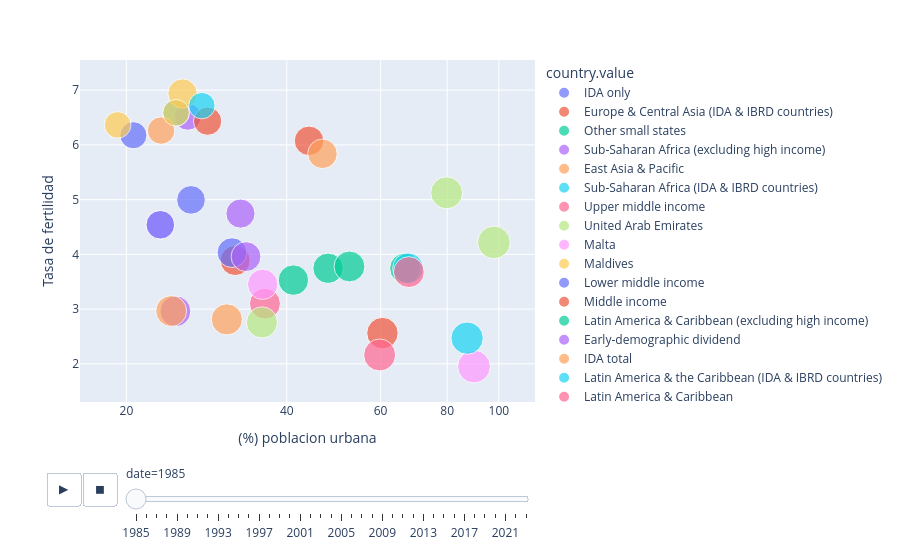

The cell this chart's notebook holds for it:
### Markdown cell above
Despues de analizar todos estos datos historicos sobre la natalidad de distintos paises, se ha podido confirmar una tendencia de la natalidad con respecto a otras variables como el porcentaje de urbanizacion, esperanza de vida, tasa de alfabetizacion adulta, mortalidad materna, entre otras. Esto se realizo a traves de la exploracion de datos y la aplicacion de modelos de Machine Learning.

Primero, se logro demostrar que hay una clara relacion entre el nivel de urbanizacion y la tasa de natalidad. Los graficos de scatterplots y lineas que se hicieron en la exploracion de datos nos muestran que a medida que la urbanizacion va avanzando, la tasa de fertilidad va disminuyendo. Se puede ver que entre los años de 1960 y 1980 la tasa de fertilidad era muy alta a comparacion de la baja urbanizacion que habia, pero segun fueron pasando los años sus papeles se invirtieron, haciendo que la urbanizacion aumente y la tasa de fertilidad disminuya, indicando que tambien estaba bajando la natalidad.

Despues, se pudo comprobar que hay patrones que explican el porque hay grandes diferencias de natalidad en distintos años. En la exploracion de datos se pudo comprobar que variables socioeconomicas (como el porcentaje de urbanizacion y la tasa de alfabetizacion) son grandes responsables de que haya una baja o alta tasa de fertilidad, ya que mientras avanza la urbanizacion (y a su vez la tasa de alfabetizacion) hay un mayor acceso a la educacion y salud, haciendo que haya un desarrollo social disminuyendo asi la tasa de fertilidad.

Se pudo hacer un modelo que logra predecir la tasa de natalidad de un pais en base a sus condiciones socioeconomicas con una precision muy alta. Se probaron varios modelos de Machine Learning (kNN, Decision Tree, Lasso Regression y Random Forest Regressor) donde Random Forest Regressor demostro ser el modelo mas preciso con un R^2 de aproximadamente 0.96, con el MAE y RMSE mas bajo de todos los modelos.

Tambien, pudimos identificar paises que se comportan como outliers (los que no siguen una tendencia general). Algunos paises outliers son: China, Arabia Saudita, Qatar, Libia, Singapur, entre otros. Estos paises son outliers principalmente por factores especificos, como leyes del paises que limitan tener cierta cantidad de hijos, como el desarrollo economico rapido sin un gran avance al desarrollo social, entre otros factores que hicieron que estos paises "alteraran la tendencia general".

Por ultimo, vimos que en las ultimas decadas hubieron cambios importantes respecto a la tasa de natalidad de los paises, ya que en la decada de 1960 era muy normal que hubiera una tasa de fertilidad entre 6 y 7 hijos por mujer, pero para la decada de 2020, la distribucion de la tasa de fertilidad se "invirtio" completamente, concentrandose la tasa de fertilidad entre 1 y 2 hijos por mujer. Estos cambios se deben principalmente a factores como al aumento de la urbanizacion y desarrollo de un pais donde en la exploracion de los datos se pudo ver que mientras avanza el tiempo, los paises se van desarrollando y por consecuencia hay una bajada en las tasas de fertilidad de estos.

En resumen, estos analisis nos demostraron que el avance y desarrollo de los paises (y sociedades) contribuyen en gran medida a la reduccion de las tasas de natalidad y fertilidad. Vimos que el modelo Random Forest Regressor es la herramienta mas eficaz para estimar las tasas de fertilidad y natalidad de un pais.

### Code cell
# Referencia: https://plotly.com/python/animations/

import plotly.express as px

df_sort = df_pivot2.copy().dropna()
df_sort = df_sort.sort_values(by='date', ascending=True)

# Mapa interactivo 
px.scatter(df_sort, x="(%) poblacion urbana", y="Tasa de fertilidad", animation_frame="date", animation_group="country.value",
           size="Esperanza de vida (años)", color="country.value", hover_name="country.value",
           log_x=True, size_max=25)

### Figure 1 — Plotly figure (JSON) as saved in the notebook; plotly's stock layout.template omitted (floating-point values rounded to 4 significant figures)
{"data": [{"hovertemplate": "<b>%{hovertext}</b><br><br>country.value=IDA only<br>date=1985<br>(%) poblacion urbana=%{x}<br>Tasa de fertilidad=%{y}<br>Esperanza de vida (años)=%{marker.size}<extra></extra>", "hovertext": ["IDA only"], "ids": ["IDA only"], "legendgroup": "IDA only", "marker": {"color": "#636efa", "size": [50.4], "sizemode": "area", "sizeref": 0.1371, "symbol": "circle"}, "mode": "markers", "name": "IDA only", "orientation": "v", "showlegend": true, "type": "scatter", "x": [20.62], "xaxis": "x", "y": [6.177], "yaxis": "y"}, {"hovertemplate": "<b>%{hovertext}</b><br><br>country.value=Europe & Central Asia (IDA & IBRD countries)<br>date=1985<br>(%) poblacion urbana=%{x}<br>Tasa de fertilidad=%{y}<br>Esperanza de vida (años)=%{marker.size}<extra></extra>", "hovertext": ["Europe & Central Asia (IDA & IBRD countries)"], "ids": ["Europe & Central Asia (IDA & IBRD countries)"], "legendgroup": "Europe & Central Asia (IDA & IBRD countries)", "marker": {"color": "#EF553B", "size": [68.02], "sizemode": "area", "sizeref": 0.1371, "symbol": "circle"}, "mode": "markers", "name": "Europe & Central Asia (IDA & IBRD countries)", "orientation": "v", "showlegend": true, "type": "scatter", "x": [60.48], "xaxis": "x", "y": [2.561], "yaxis": "y"}, {"hovertemplate": "<b>%{hovertext}</b><br><br>country.value=Other small states<br>date=1985<br>(%) poblacion urbana=%{x}<br>Tasa de fertilidad=%{y}<br>Esperanza de vida (años)=%{marker.size}<extra></extra>", "hovertext": ["Other small states"], "ids": ["Other small states"], "legendgroup": "Other small states", "marker": {"color": "#00cc96", "size": [63.48], "sizemode": "area", "sizeref": 0.1371, "symbol": "circle"}, "mode": "markers", "name": "Other small states", "orientation": "v", "showlegend": true, "type": "scatter", "x": [47.81], "xaxis": "x", "y": [3.746], "yaxis": "y"}, {"hovertemplate": "<b>%{hovertext}</b><br><br>country.value=Sub-Saharan Africa (excluding high income)<br>date=1985<br>(%) poblacion urbana=%{x}<br>Tasa de fertilidad=%{y}<br>Esperanza de vida (años)=%{marker.size}<extra></extra>", "hovertext": ["Sub-Saharan Africa (excluding high income)"], "ids": ["Sub-Saharan Africa (excluding high income)"], "legendgroup": "Sub-Saharan Africa (excluding high income)", "marker": {"color": "#ab63fa", "size": [49.87], "sizemode": "area", "sizeref": 0.1371, "symbol": "circle"}, "mode": "markers", "name": "Sub-Saharan Africa (excluding high income)", "orientation": "v", "showlegend": true, "type": "scatter", "x": [26.07], "xaxis": "x", "y": [6.514], "yaxis": "y"}, {"hovertemplate": "<b>%{hovertext}</b><br><br>country.value=East Asia & Pacific<br>date=1985<br>(%) poblacion urbana=%{x}<br>Tasa de fertilidad=%{y}<br>Esperanza de vida (años)=%{marker.size}<extra></extra>", "hovertext": ["East Asia & Pacific"], "ids": ["East Asia & Pacific"], "legendgroup": "East Asia & Pacific", "marker": {"color": "#FFA15A", "size": [66.69], "sizemode": "area", "sizeref": 0.1371, "symbol": "circle"}, "mode": "markers", "name": "East Asia & Pacific", "orientation": "v", "showlegend": true, "type": "scatter", "x": [30.87], "xaxis": "x", "y": [2.812], "yaxis": "y"}, {"hovertemplate": "<b>%{hovertext}</b><br><br>country.value=Sub-Saharan Africa (IDA & IBRD countries)<br>date=1985<br>(%) poblacion urbana=%{x}<br>Tasa de fertilidad=%{y}<br>Esperanza de vida (años)=%{marker.size}<extra></extra>", "hovertext": ["Sub-Saharan Africa (IDA & IBRD countries)"], "ids": ["Sub-Saharan Africa (IDA & IBRD countries)"], "legendgroup": "Sub-Saharan Africa (IDA & IBRD countries)", "marker": {"color": "#19d3f3", "size": [48.81], "sizemode": "area", "sizeref": 0.1371, "symbol": "circle"}, "mode": "markers", "name": "Sub-Saharan Africa (IDA & IBRD countries)", "orientation": "v", "showlegend": true, "type": "scatter", "x": [24.79], "xaxis": "x", "y": [6.587], "yaxis": "y"}, {"hovertemplate": "<b>%{hovertext}</b><br><br>country.value=Upper middle income<br>date=1985<br>(%) poblacion urbana=%{x}<br>Tasa de fertilidad=%{y}<br>Esperanza de vida (años)=%{marker.size}<extra></extra>", "hovertext": ["Upper middle income"], "ids": ["Upper middle income"], "legendgroup": "Upper middle income", "marker": {"color": "#FF6692", "size": [65.71], "sizemode": "area", "sizeref": 0.1371, "symbol": "circle"}, "mode": "markers", "name": "Upper middle income", "orientation": "v", "showlegend": true, "type": "scatter", "x": [36.4], "xaxis": "x", "y": [3.099], "yaxis": "y"}, {"hovertemplate": "<b>%{hovertext}</b><br><br>country.value=United Arab Emirates<br>date=1985<br>(%) poblacion urbana=%{x}<br>Tasa de fertilidad=%{y}<br>Esperanza de vida (años)=%{marker.size}<extra></extra>", "hovertext": ["United Arab Emirates"], "ids": ["United Arab Emirates"], "legendgroup": "United Arab Emirates", "marker": {"color": "#B6E880", "size": [70.12], "sizemode": "area", "sizeref": 0.1371, "symbol": "circle"}, "mode": "markers", "name": "United Arab Emirates", "orientation": "v", "showlegend": true, "type": "scatter", "x": [79.8], "xaxis": "x", "y": [5.125], "yaxis": "y"}, {"hovertemplate": "<b>%{hovertext}</b><br><br>country.value=Malta<br>date=1985<br>(%) poblacion urbana=%{x}<br>Tasa de fertilidad=%{y}<br>Esperanza de vida (años)=%{marker.size}<extra></extra>", "hovertext": ["Malta"], "ids": ["Malta"], "legendgroup": "Malta", "marker": {"color": "#FF97FF", "size": [73.76], "sizemode": "area", "sizeref": 0.1371, "symbol": "circle"}, "mode": "markers", "name": "Malta", "orientation": "v", "showlegend": true, "type": "scatter", "x": [89.83], "xaxis": "x", "y": [1.95], "yaxis": "y"}, {"hovertemplate": "<b>%{hovertext}</b><br><br>country.value=Maldives<br>date=1985<br>(%) poblacion urbana=%{x}<br>Tasa de fertilidad=%{y}<br>Esperanza de vida (años)=%{marker.size}<extra></extra>", "hovertext": ["Maldives"], "ids": ["Maldives"], "legendgroup": "Maldives", "marker": {"color": "#FECB52", "size": [59.18], "sizemode": "area", "sizeref": 0.1371, "symbol": "circle"}, "mode": "markers", "name": "Maldives", "orientation": "v", "showlegend": true, "type": "scatter", "x": [25.49], "xaxis": "x", "y": [6.939], "yaxis": "y"}, {"hovertemplate": "<b>%{hovertext}</b><br><br>country.value=Lower middle income<br>date=1985<br>(%) poblacion urbana=%{x}<br>Tasa de fertilidad=%{y}<br>Esperanza de vida (años)=%{marker.size}<extra></extra>", "hovertext": ["Lower middle income"], "ids": ["Lower middle income"], "legendgroup": "Lower middle income", "marker": {"color": "#636efa", "size": [56.57], "sizemode": "area", "sizeref": 0.1371, "symbol": "circle"}, "mode": "markers", "name": "Lower middle income", "orientation": "v", "showlegend": true, "type": "scatter", "x": [26.44], "xaxis": "x", "y": [4.995], "yaxis": "y"}, {"hovertemplate": "<b>%{hovertext}</b><br><br>country.value=Middle income<br>date=1985<br>(%) poblacion urbana=%{x}<br>Tasa de fertilidad=%{y}<br>Esperanza de vida (años)=%{marker.size}<extra></extra>", "hovertext": ["Middle income"], "ids": ["Middle income"], "legendgroup": "Middle income", "marker": {"color": "#EF553B", "size": [61.68], "sizemode": "area", "sizeref": 0.1371, "symbol": "circle"}, "mode": "markers", "name": "Middle income", "orientation": "v", "showlegend": true, "type": "scatter", "x": [32.01], "xaxis": "x", "y": [3.887], "yaxis": "y"}, {"hovertemplate": "<b>%{hovertext}</b><br><br>country.value=Latin America & Caribbean (excluding high income)<br>date=1985<br>(%) poblacion urbana=%{x}<br>Tasa de fertilidad=%{y}<br>Esperanza de vida (años)=%{marker.size}<extra></extra>", "hovertext": ["Latin America & Caribbean (excluding high income)"], "ids": ["Latin America & Caribbean (excluding high income)"], "legendgroup": "Latin America & Caribbean (excluding high income)", "marker": {"color": "#00cc96", "size": [64.81], "sizemode": "area", "sizeref": 0.1371, "symbol": "circle"}, "mode": "markers", "name": "Latin America & Caribbean (excluding high income)", "orientation": "v", "showlegend": true, "type": "scatter", "x": [66.67], "xaxis": "x", "y": [3.744], "yaxis": "y"}, {"hovertemplate": "<b>%{hovertext}</b><br><br>country.value=Early-demographic dividend<br>date=1985<br>(%) poblacion urbana=%{x}<br>Tasa de fertilidad=%{y}<br>Esperanza de vida (años)=%{marker.size}<extra></extra>", "hovertext": ["Early-demographic dividend"], "ids": ["Early-demographic dividend"], "legendgroup": "Early-demographic dividend", "marker": {"color": "#ab63fa", "size": [58.48], "sizemode": "area", "sizeref": 0.1371, "symbol": "circle"}, "mode": "markers", "name": "Early-demographic dividend", "orientation": "v", "showlegend": true, "type": "scatter", "x": [32.75], "xaxis": "x", "y": [4.746], "yaxis": "y"}, {"hovertemplate": "<b>%{hovertext}</b><br><br>country.value=IDA total<br>date=1985<br>(%) poblacion urbana=%{x}<br>Tasa de fertilidad=%{y}<br>Esperanza de vida (años)=%{marker.size}<extra></extra>", "hovertext": ["IDA total"], "ids": ["IDA total"], "legendgroup": "IDA total", "marker": {"color": "#FFA15A", "size": [51.92], "sizemode": "area", "sizeref": 0.1371, "symbol": "circle"}, "mode": "markers", "name": "IDA total", "orientation": "v", "showlegend": true, "type": "scatter", "x": [23.24], "xaxis": "x", "y": [6.262], "yaxis": "y"}, {"hovertemplate": "<b>%{hovertext}</b><br><br>country.value=Latin America & the Caribbean (IDA & IBRD countries)<br>date=1985<br>(%) poblacion urbana=%{x}<br>Tasa de fertilidad=%{y}<br>Esperanza de vida (años)=%{marker.size}<extra></extra>", "hovertext": ["Latin America & the Caribbean (IDA & IBRD countries)"], "ids": ["Latin America & the Caribbean (IDA & IBRD countries)"], "legendgroup": "Latin America & the Caribbean (IDA & IBRD countries)", "marker": {"color": "#19d3f3", "size": [65.2], "sizemode": "area", "sizeref": 0.1371, "symbol": "circle"}, "mode": "markers", "name": "Latin America & the Caribbean (IDA & IBRD countries)", "orientation": "v", "showlegend": true, "type": "scatter", "x": [67.55], "xaxis": "x", "y": [3.746], "yaxis": "y"}, {"hovertemplate": "<b>%{hovertext}</b><br><br>country.value=Latin America & Caribbean<br>date=1985<br>(%) poblacion urbana=%{x}<br>Tasa de fertilidad=%{y}<br>Esperanza de vida (años)=%{marker.size}<extra></extra>", "hovertext": ["Latin America & Caribbean"], "ids": ["Latin America & Caribbean"], "legendgroup": "Latin America & Caribbean", "marker": {"color": "#FF6692", "size": [65.48], "sizemode": "area", "sizeref": 0.1371, "symbol": "circle"}, "mode": "markers", "name": "Latin America & Caribbean", "orientation": "v", "showlegend": true, "type": "scatter", "x": [67.79], "xaxis": "x", "y": [3.676], "yaxis": "y"}, {"hovertemplate": "<b>%{hovertext}</b><br><br>country.value=Late-demographic dividend<br>date=1985<br>(%) poblacion urbana=%{x}<br>Tasa de fertilidad=%{y}<br>Esperanza de vida (años)=%{marker.size}<extra></extra>", "hovertext": ["Late-demographic dividend"], "ids": ["Late-demographic dividend"], "legendgroup": "Late-demographic dividend", "marker": {"color": "#B6E880", "size": [66.68], "sizemode": "area", "sizeref": 0.1371, "symbol": "circle"}, "mode": "markers", "name": "Late-demographic dividend", "orientation": "v", "showlegend": true, "type": "scatter", "x": [35.93], "xaxis": "x", "y": [2.756], "yaxis": "y"}, {"hovertemplate": "<b>%{hovertext}</b><br><br>country.value=South Asia (IDA & IBRD)<br>date=1985<br>(%) poblacion urbana=%{x}<br>Tasa de fertilidad=%{y}<br>Esperanza de vida (años)=%{marker.size}<extra></extra>", "hovertext": ["South Asia (IDA & IBRD)"], "ids": ["South Asia (IDA & IBRD)"], "legendgroup": "South Asia (IDA & IBRD)", "marker": {"color": "#FF97FF", "size": [56.17], "sizemode": "area", "sizeref": 0.1371, "symbol": "circle"}, "mode": "markers", "name": "South Asia (IDA & IBRD)", "orientation": "v", "showlegend": true, "type": "scatter", "x": [23.16], "xaxis": "x", "y": [4.541], "yaxis": "y"}, {"hovertemplate": "<b>%{hovertext}</b><br><br>country.value=Sub-Saharan Africa<br>date=1985<br>(%) poblacion urbana=%{x}<br>Tasa de fertilidad=%{y}<br>Esperanza de vida (años)=%{marker.size}<extra></extra>", "hovertext": ["Sub-Saharan Africa"], "ids": ["Sub-Saharan Africa"], "legendgroup": "Sub-Saharan Africa", "marker": {"color": "#FECB52", "size": [48.81], "sizemode": "area", "sizeref": 0.1371, "symbol": "circle"}, "mode": "markers", "name": "Sub-Saharan Africa", "orientation": "v", "showlegend": true, "type": "scatter", "x": [24.79], "xaxis": "x", "y": [6.587], "yaxis": "y"}, {"hovertemplate": "<b>%{hovertext}</b><br><br>country.value=South Asia<br>date=1985<br>(%) poblacion urbana=%{x}<br>Tasa de fertilidad=%{y}<br>Esperanza de vida (años)=%{marker.size}<extra></extra>", "hovertext": ["South Asia"], "ids": ["South Asia"], "legendgroup": "South Asia", "marker": {"color": "#636efa", "size": [56.17], "sizemode": "area", "sizeref": 0.1371, "symbol": "circle"}, "mode": "markers", "name": "South Asia", "orientation": "v", "showlegend": true, "type": "scatter", "x": [23.16], "xaxis": "x", "y": [4.541], "yaxis": "y"}, {"hovertemplate": "<b>%{hovertext}</b><br><br>country.value=IDA blend<br>date=1985<br>(%) poblacion urbana=%{x}<br>Tasa de fertilidad=%{y}<br>Esperanza de vida (años)=%{marker.size}<extra></extra>", "hovertext": ["IDA blend"], "ids": ["IDA blend"], "legendgroup": "IDA blend", "marker": {"color": "#EF553B", "size": [54.92], "sizemode": "area", "sizeref": 0.1371, "symbol": "circle"}, "mode": "markers", "name": "IDA blend", "orientation": "v", "showlegend": true, "type": "scatter", "x": [28.41], "xaxis": "x", "y": [6.434], "yaxis": "y"}, {"hovertemplate": "<b>%{hovertext}</b><br><br>country.value=Turkiye<br>date=1985<br>(%) poblacion urbana=%{x}<br>Tasa de fertilidad=%{y}<br>Esperanza de vida (años)=%{marker.size}<extra></extra>", "hovertext": ["Turkiye"], "ids": ["Turkiye"], "legendgroup": "Turkiye", "marker": {"color": "#00cc96", "size": [65.34], "sizemode": "area", "sizeref": 0.1371, "symbol": "circle"}, "mode": "markers", "name": "Turkiye", "orientation": "v", "showlegend": true, "type": "scatter", "x": [52.45], "xaxis": "x", "y": [3.779], "yaxis": "y"}, {"hovertemplate": "<b>%{hovertext}</b><br><br>country.value=East Asia & Pacific (excluding high income)<br>date=1985<br>(%) poblacion urbana=%{x}<br>Tasa de fertilidad=%{y}<br>Esperanza de vida (años)=%{marker.size}<extra></extra>", "hovertext": ["East Asia & Pacific (excluding high income)"], "ids": ["East Asia & Pacific (excluding high income)"], "legendgroup": "East Asia & Pacific (excluding high income)", "marker": {"color": "#ab63fa", "size": [65.49], "sizemode": "area", "sizeref": 0.1371, "symbol": "circle"}, "mode": "markers", "name": "East Asia & Pacific (excluding high income)", "orientation": "v", "showlegend": true, "type": "scatter", "x": [24.72], "xaxis": "x", "y": [2.961], "yaxis": "y"}, {"hovertemplate": "<b>%{hovertext}</b><br><br>country.value=East Asia & Pacific (IDA & IBRD countries)<br>date=1985<br>(%) poblacion urbana=%{x}<br>Tasa de fertilidad=%{y}<br>Esperanza de vida (años)=%{marker.size}<extra></extra>", "hovertext": ["East Asia & Pacific (IDA & IBRD countries)"], "ids": ["East Asia & Pacific (IDA & IBRD countries)"], "legendgroup": "East Asia & Pacific (IDA & IBRD countries)", "marker": {"color": "#FFA15A", "size": [65.43], "sizemode": "area", "sizeref": 0.1371, "symbol": "circle"}, "mode": "markers", "name": "East Asia & Pacific (IDA & IBRD countries)", "orientation": "v", "showlegend": true, "type": "scatter", "x": [24.27], "xaxis": "x", "y": [2.965], "yaxis": "y"}, {"hovertemplate": "<b>%{hovertext}</b><br><br>country.value=Africa Western and Central<br>date=1985<br>(%) poblacion urbana=%{x}<br>Tasa de fertilidad=%{y}<br>Esperanza de vida (años)=%{marker.size}<extra></extra>", "hovertext": ["Africa Western and Central"], "ids": ["Africa Western and Central"], "legendgroup": "Africa Western and Central", "marker": {"color": "#19d3f3", "size": [47.94], "sizemode": "area", "sizeref": 0.1371, "symbol": "circle"}, "mode": "markers", "name": "Africa Western and Central", "orientation": "v", "showlegend": true, "type": "scatter", "x": [27.72], "xaxis": "x", "y": [6.718], "yaxis": "y"}, {"hovertemplate": "<b>%{hovertext}</b><br><br>country.value=Central Europe and the Baltics<br>date=1985<br>(%) poblacion urbana=%{x}<br>Tasa de fertilidad=%{y}<br>Esperanza de vida (años)=%{marker.size}<extra></extra>", "hovertext": ["Central Europe and the Baltics"], "ids": ["Central Europe and the Baltics"], "legendgroup": "Central Europe and the Baltics", "marker": {"color": "#FF6692", "size": [70.31], "sizemode": "area", "sizeref": 0.1371, "symbol": "circle"}, "mode": "markers", "name": "Central Europe and the Baltics", "orientation": "v", "showlegend": true, "type": "scatter", "x": [59.75], "xaxis": "x", "y": [2.162], "yaxis": "y"}, {"hovertemplate": "<b>%{hovertext}</b><br><br>country.value=Kuwait<br>date=1985<br>(%) poblacion urbana=%{x}<br>Tasa de fertilidad=%{y}<br>Esperanza de vida (años)=%{marker.size}<extra></extra>", "hovertext": ["Kuwait"], "ids": ["Kuwait"], "legendgroup": "Kuwait", "marker": {"color": "#B6E880", "size": [73.62], "sizemode": "area", "sizeref": 0.1371, "symbol": "circle"}, "mode": "markers", "name": "Kuwait", "orientation": "v", "showlegend": true, "type": "scatter", "x": [97.9], "xaxis": "x", "y": [4.218], "yaxis": "y"}, {"hovertemplate": "<b>%{hovertext}</b><br><br>country.value=IBRD only<br>date=1985<br>(%) poblacion urbana=%{x}<br>Tasa de fertilidad=%{y}<br>Esperanza de vida (años)=%{marker.size}<extra></extra>", "hovertext": ["IBRD only"], "ids": ["IBRD only"], "legendgroup": "IBRD only", "marker": {"color": "#FF97FF", "size": [63.39], "sizemode": "area", "sizeref": 0.1371, "symbol": "circle"}, "mode": "markers", "name": "IBRD only", "orientation": "v", "showlegend": true, "type": "scatter", "x": [36.04], "xaxis": "x", "y": [3.453], "yaxis": "y"}, {"hovertemplate": "<b>%{hovertext}</b><br><br>country.value=Least developed countries: UN classification<br>date=1985<br>(%) poblacion urbana=%{x}<br>Tasa de fertilidad=%{y}<br>Esperanza de vida (años)=%{marker.size}<extra></extra>", "hovertext": ["Least developed countries: UN classification"], "ids": ["Least developed countries: UN classification"], "legendgroup": "Least developed countries: UN classification", "marker": {"color": "#FECB52", "size": [48.62], "sizemode": "area", "sizeref": 0.1371, "symbol": "circle"}, "mode": "markers", "name": "Least developed countries: UN classification", "orientation": "v", "showlegend": true, "type": "scatter", "x": [19.26], "xaxis": "x", "y": [6.366], "yaxis": "y"}, {"hovertemplate": "<b>%{hovertext}</b><br><br>country.value=Low & middle income<br>date=1985<br>(%) poblacion urbana=%{x}<br>Tasa de fertilidad=%{y}<br>Esperanza de vida (años)=%{marker.size}<extra></extra>", "hovertext": ["Low & middle income"], "ids": ["Low & middle income"], "legendgroup": "Low & middle income", "marker": {"color": "#636efa", "size": [60.93], "sizemode": "area", "sizeref": 0.1371, "symbol": "circle"}, "mode": "markers", "name": "Low & middle income", "orientation": "v", "showlegend": true, "type": "scatter", "x": [31.57], "xaxis": "x", "y": [4.033], "yaxis": "y"}, {"hovertemplate": "<b>%{hovertext}</b><br><br>country.value=Middle East, North Africa, Afghanistan & Pakistan<br>date=1985<br>(%) poblacion urbana=%{x}<br>Tasa de fertilidad=%{y}<br>Esperanza de vida (años)=%{marker.size}<extra></extra>", "hovertext": ["Middle East, North Africa, Afghanistan & Pakistan"], "ids": ["Middle East, North Africa, Afghanistan & Pakistan"], "legendgroup": "Middle East, North Africa, Afghanistan & Pakistan", "marker": {"color": "#EF553B", "size": [60.06], "sizemode": "area", "sizeref": 0.1371, "symbol": "circle"}, "mode": "markers", "name": "Middle East, North Africa, Afghanistan & Pakistan", "orientation": "v", "showlegend": true, "type": "scatter", "x": [44.03], "xaxis": "x", "y": [6.075], "yaxis": "y"}, {"hovertemplate": "<b>%{hovertext}</b><br><br>country.value=World<br>date=1985<br>(%) poblacion urbana=%{x}<br>Tasa de fertilidad=%{y}<br>Esperanza de vida (años)=%{marker.size}<extra></extra>", "hovertext": ["World"], "ids": ["World"], "legendgroup": "World", "marker": {"color": "#00cc96", "size": [63.72], "sizemode": "area", "sizeref": 0.1371, "symbol": "circle"}, "mode": "markers", "name": "World", "orientation": "v", "showlegend": true, "type": "scatter", "x": [41.16], "xaxis": "x", "y": [3.53], "yaxis": "y"}, {"hovertemplate": "<b>%{hovertext}</b><br><br>country.value=IDA & IBRD total<br>date=1985<br>(%) poblacion urbana=%{x}<br>Tasa de fertilidad=%{y}<br>Esperanza de vida (años)=%{marker.size}<extra></extra>", "hovertext": ["IDA & IBRD total"], "ids": ["IDA & IBRD total"], "legendgroup": "IDA & IBRD total", "marker": {"color": "#ab63fa", "size": [61.15], "sizemode": "area", "sizeref": 0.1371, "symbol": "circle"}, "mode": "markers", "name": "IDA & IBRD total", "orientation": "v", "showlegend": true, "type": "scatter", "x": [33.54], "xaxis": "x", "y": [3.959], "yaxis": "y"}, {"hovertemplate": "<b>%{hovertext}</b><br><br>country.value=Arab World<br>date=1985<br>(%) poblacion urbana=%{x}<br>Tasa de fertilidad=%{y}<br>Esperanza de vida (años)=%{marker.size}<extra></extra>", "hovertext": ["Arab World"], "ids": ["Arab World"], "legendgroup": "Arab World", "marker": {"color": "#FFA15A", "size": [59.99], "sizemode": "area", "sizeref": 0.1371, "symbol": "circle"}, "mode": "markers", "name": "Arab World", "orientation": "v", "showlegend": true, "type": "scatter", "x": [46.66], "xaxis": "x", "y": [5.838], "yaxis": "y"}, {"hovertemplate": "<b>%{hovertext}</b><br><br>country.value=Uruguay<br>date=1985<br>(%) poblacion urbana=%{x}<br>Tasa de fertilidad=%{y}<br>Esperanza de vida (años)=%{marker.size}<extra></extra>", "hovertext": ["Uruguay"], "ids": ["Uruguay"], "legendgroup": "Uruguay", "marker": {"color": "#19d3f3", "size": [71.86], "sizemode": "area", "sizeref": 0.1371, "symbol": "circle"}, "mode": "markers", "name": "Uruguay", "orientation": "v", "showlegend": true, "type": "scatter", "x": [87.19], "xaxis": "x", "y": [2.47], "yaxis": "y"}], "layout": {"legend": {"itemsizing": "constant", "title": {"text": "country.value"}, "tracegroupgap": 0}, "margin": {"t": 60}, "sliders": [{"active": 0, "currentvalue": {"prefix": "date="}, "len": 0.9, "pad": {"b": 10, "t": 60}, "steps": [{"args": [["1985"], {"frame": {"duration": 0, "redraw": false}, "fromcurrent": true, "mode": "immediate", "transition": {"duration": 0, "easing": "linear"}}], "label": "1985", "method": "animate"}, {"args": [["1986"], {"frame": {"duration": 0, "redraw": false}, "fromcurrent": true, "mode": "immediate", "transition": {"duration": 0, "easing": "linear"}}], "label": "1986", "method": "animate"}, {"args": [["1987"], {"frame": {"duration": 0, "redraw": false}, "fromcurrent": true, "mode": "immediate", "transition": {"duration": 0, "easing": "linear"}}], "label": "1987", "method": "animate"}, {"args": [["1988"], {"frame": {"duration": 0, "redraw": false}, "fromcurrent": true, "mode": "immediate", "transition": {"duration": 0, "easing": "linear"}}], "label": "1988", "method": "animate"}, {"args": [["1989"], {"frame": {"duration": 0, "redraw": false}, "fromcurrent": true, "mode": "immediate", "transition": {"duration": 0, "easing": "linear"}}], "label": "1989", "method": "animate"}, {"args": [["1990"], {"frame": {"duration": 0, "redraw": false}, "fromcurrent": true, "mode": "immediate", "transition": {"duration": 0, "easing": "linear"}}], "label": "1990", "method": "animate"}, {"args": [["1991"], {"frame": {"duration": 0, "redraw": false}, "fromcurrent": true, "mode": "immediate", "transition": {"duration": 0, "easing": "linear"}}], "label": "1991", "method": "animate"}, {"args": [["1992"], {"frame": {"duration": 0, "redraw": false}, "fromcurrent": true, "mode": "immediate", "transition": {"duration": 0, "easing": "linear"}}], "label": "1992", "method": "animate"}, {"args": [["1993"], {"frame": {"duration": 0, "redraw": false}, "fromcurrent": true, "mode": "immediate", "transition": {"duration": 0, "easing": "linear"}}], "label": "1993", "method": "animate"}, {"args": [["1994"], {"frame": {"duration": 0, "redraw": false}, "fromcurrent": true, "mode": "immediate", "transition": {"duration": 0, "easing": "linear"}}], "label": "1994", "method": "animate"}, {"args": [["1995"], {"frame": {"duration": 0, "redraw": false}, "fromcurrent": true, "mode": "immediate", "transition": {"duration": 0, "easing": "linear"}}], "label": "1995", "method": "animate"}, {"args": [["1996"], {"frame": {"duration": 0, "redraw": false}, "fromcurrent": true, "mode": "immediate", "transition": {"duration": 0, "easing": "linear"}}], "label": "1996", "method": "animate"}, {"args": [["1997"], {"frame": {"duration": 0, "redraw": false}, "fromcurrent": true, "mode": "immediate", "transition": {"duration": 0, "easing": "linear"}}], "label": "1997", "method": "animate"}, {"args": [["1998"], {"frame": {"duration": 0, "redraw": false}, "fromcurrent": true, "mode": "immediate", "transition": {"duration": 0, "easing": "linear"}}], "label": "1998", "method": "animate"}, {"args": [["1999"], {"frame": {"duration": 0, "redraw": false}, "fromcurrent": true, "mode": "immediate", "transition": {"duration": 0, "easing": "linear"}}], "label": "1999", "method": "animate"}, {"args": [["2000"], {"frame": {"duration": 0, "redraw": false}, "fromcurrent": true, "mode": "immediate", "transition": {"duration": 0, "easing": "linear"}}], "label": "2000", "method": "animate"}, {"args": [["2001"], {"frame": {"duration": 0, "redraw": false}, "fromcurrent": true, "mode": "immediate", "transition": {"duration": 0, "easing": "linear"}}], "label": "2001", "method": "animate"}, {"args": [["2002"], {"frame": {"duration": 0, "redraw": false}, "fromcurrent": true, "mode": "immediate", "transition": {"duration": 0, "easing": "linear"}}], "label": "2002", "method": "animate"}, {"args": [["2003"], {"frame": {"duration": 0, "redraw": false}, "fromcurrent": true, "mode": "immediate", "transition": {"duration": 0, "easing": "linear"}}], "label": "2003", "method": "animate"}, {"args": [["2004"], {"frame": {"duration": 0, "redraw": false}, "fromcurrent": true, "mode": "immediate", "transition": {"duration": 0, "easing": "linear"}}], "label": "2004", "method": "animate"}, {"args": [["2005"], {"frame": {"duration": 0, "redraw": false}, "fromcurrent": true, "mode": "immediate", "transition": {"duration": 0, "easing": "linear"}}], "label": "2005", "method": "animate"}, {"args": [["2006"], {"frame": {"duration": 0, "redraw": false}, "fromcurrent": true, "mode": "immediate", "transition": {"duration": 0, "easing": "linear"}}], "label": "2006", "method": "animate"}, {"args": [["2007"], {"frame": {"duration": 0, "redraw": false}, "fromcurrent": true, "mode": "immediate", "transition": {"duration": 0, "easing": "linear"}}], "label": "2007", "method": "animate"}, {"args": [["2008"], {"frame": {"duration": 0, "redraw": false}, "fromcurrent": true, "mode": "immediate", "transition": {"duration": 0, "easing": "linear"}}], "label": "2008", "method": "animate"}, {"args": [["2009"], {"frame": {"duration": 0, "redraw": false}, "fromcurrent": true, "mode": "immediate", "transition": {"duration": 0, "easing": "linear"}}], "label": "2009", "method": "animate"}, {"args": [["2010"], {"frame": {"duration": 0, "redraw": false}, "fromcurrent": true, "mode": "immediate", "transition": {"duration": 0, "easing": "linear"}}], "label": "2010", "method": "animate"}, {"args": [["2011"], {"frame": {"duration": 0, "redraw": false}, "fromcurrent": true, "mode": "immediate", "transition": {"duration": 0, "easing": "linear"}}], "label": "2011", "method": "animate"}, {"args": [["2012"], {"frame": {"duration": 0, "redraw": false}, "fromcurrent": true, "mode": "immediate", "transition": {"duration": 0, "easing": "linear"}}], "label": "2012", "method": "animate"}, {"args": [["2013"], {"frame": {"duration": 0, "redraw": false}, "fromcurrent": true, "mode": "immediate", "transition": {"duration": 0, "easing": "linear"}}], "label": "2013", "method": "animate"}, {"args": [["2014"], {"frame": {"duration": 0, "redraw": false}, "fromcurrent": true, "mode": "immediate", "transition": {"duration": 0, "easing": "linear"}}], "label": "2014", "method": "animate"}, {"args": [["2015"], {"frame": {"duration": 0, "redraw": false}, "fromcurrent": true, "mode": "immediate", "transition": {"duration": 0, "easing": "linear"}}], "label": "2015", "method": "animate"}, {"args": [["2016"], {"frame": {"duration": 0, "redraw": false}, "fromcurrent": true, "mode": "immediate", "transition": {"duration": 0, "easing": "linear"}}], "label": "2016", "method": "animate"}, {"args": [["2017"], {"frame": {"duration": 0, "redraw": false}, "fromcurrent": true, "mode": "immediate", "transition": {"duration": 0, "easing": "linear"}}], "label": "2017", "method": "animate"}, {"args": [["2018"], {"frame": {"duration": 0, "redraw": false}, "fromcurrent": true, "mode": "immediate", "transition": {"duration": 0, "easing": "linear"}}], "label": "2018", "method": "animate"}, {"args": [["2019"], {"frame": {"duration": 0, "redraw": false}, "fromcurrent": true, "mode": "immediate", "transition": {"duration": 0, "easing": "linear"}}], "label": "2019", "method": "animate"}, {"args": [["2020"], {"frame": {"duration": 0, "redraw": false}, "fromcurrent": true, "mode": "immediate", "transition": {"duration": 0, "easing": "linear"}}], "label": "2020", "method": "animate"}, {"args": [["2021"], {"frame": {"duration": 0, "redraw": false}, "fromcurrent": true, "mode": "immediate", "transition": {"duration": 0, "easing": "linear"}}], "label": "2021", "method": "animate"}, {"args": [["2022"], {"frame": {"duration": 0, "redraw": false}, "fromcurrent": true, "mode": "immediate", "transition": {"duration": 0, "easing": "linear"}}], "label": "2022", "method": "animate"}, {"args": [["2023"], {"frame": {"duration": 0, "redraw": false}, "fromcurrent": true, "mode": "immediate", "transition": {"duration": 0, "easing": "linear"}}], "label": "2023", "method": "animate"}], "x": 0.1, "xanchor": "left", "y": 0, "yanchor": "top"}], "updatemenus": [{"buttons": [{"args": [null, {"frame": {"duration": 500, "redraw": false}, "fromcurrent": true, "mode": "immediate", "transition": {"duration": 500, "easing": "linear"}}], "label": "&#9654;", "method": "animate"}, {"args": [[null], {"frame": {"duration": 0, "redraw": false}, "fromcurrent": true, "mode": "immediate", "transition": {"duration": 0, "easing": "linear"}}], "label": "&#9724;", "method": "animate"}], "direction": "left", "pad": {"r": 10, "t": 70}, "showactive": false, "type": "buttons", "x": 0.1, "xanchor": "right", "y": 0, "yanchor": "top"}], "xaxis": {"anchor": "y", "domain": [0, 1], "title": {"text": "(%) poblacion urbana"}, "type": "log"}, "yaxis": {"anchor": "x", "domain": [0, 1], "title": {"text": "Tasa de fertilidad"}}}}
